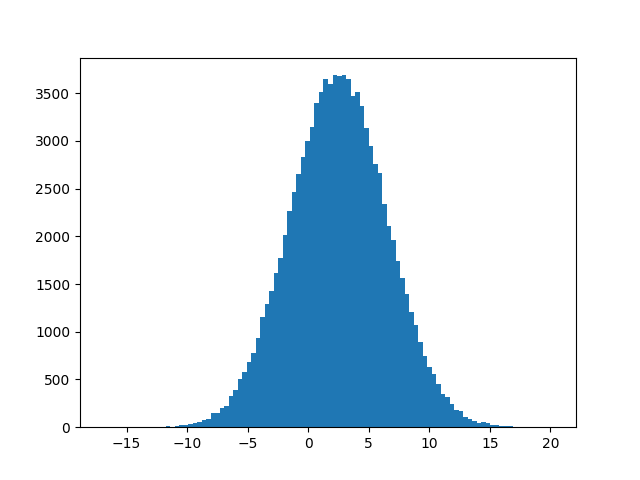

Reproduce this figure in Python.
import numpy as np
import matplotlib.pyplot as plt

n = 100000
mu = 1
sd = 2
alpha = 2
beta = 0.5


x = np.random.normal(loc=mu, scale=sd, size=n)

y = np.zeros(n)
for i in range(n):
    y[i] = alpha*x[i] + beta

plt.hist(x=y, bins=100)
plt.savefig("4a.png")